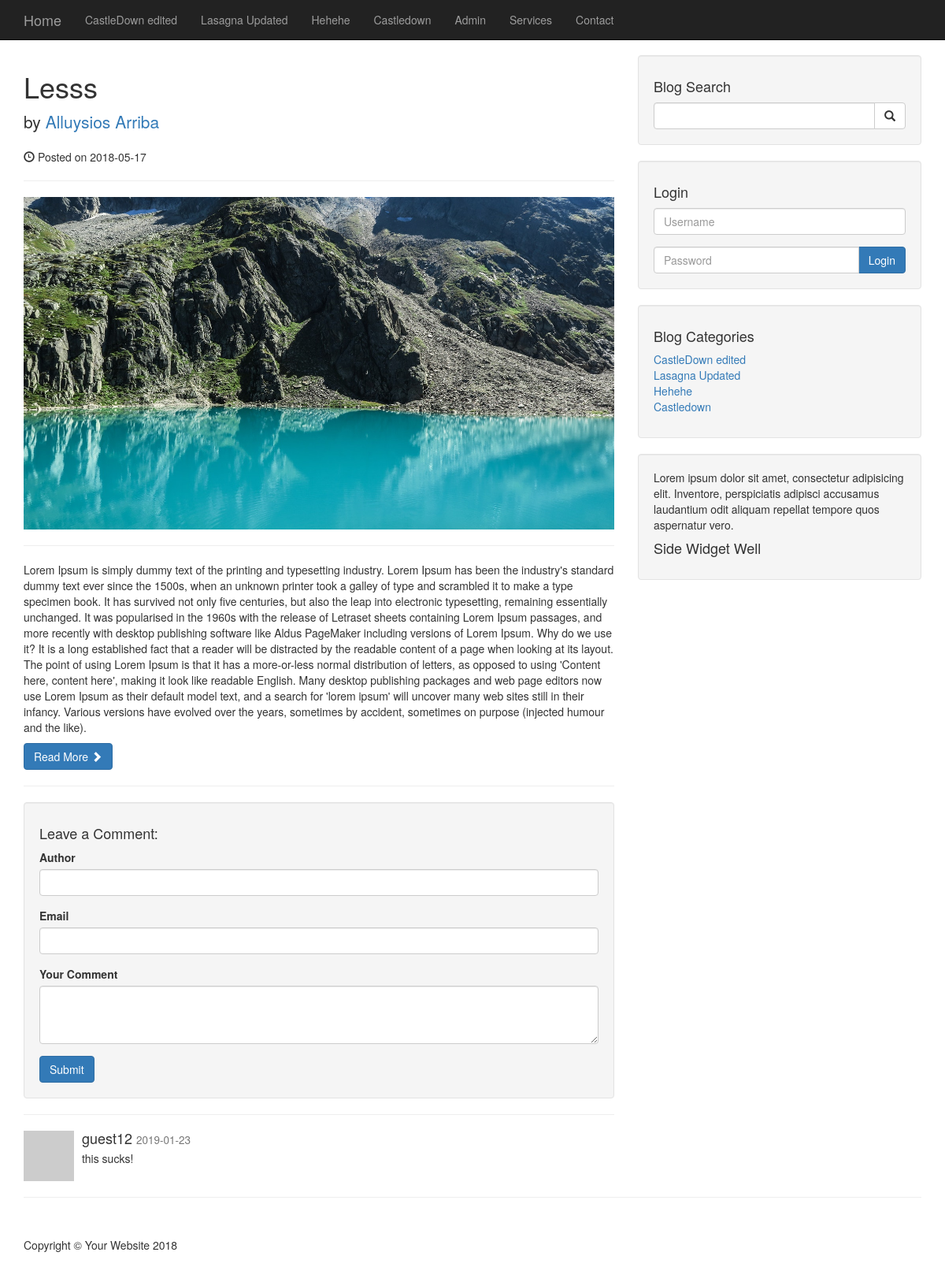
/post.php?p_id=27, run on the app's committed database.
### tables this page shows
CREATE TABLE `categories` (
  `cat_id` int(11) NOT NULL,
  `cat_title` varchar(255) NOT NULL
);

CREATE TABLE `posts` (
  `post_id` int(3) NOT NULL,
  `post_category_id` int(3) NOT NULL,
  `post_title` varchar(255) NOT NULL,
  `post_author` varchar(255) NOT NULL,
  `post_date` date NOT NULL,
  `post_image` text NOT NULL,
  `post_content` text NOT NULL,
  `post_tags` varchar(255) NOT NULL,
  `post_comment_count` int(11) NOT NULL,
  `post_status` varchar(255) NOT NULL DEFAULT 'draft'
);

CREATE TABLE `comments` (
  `comment_id` int(3) NOT NULL,
  `comment_post_id` int(3) NOT NULL,
  `comment_author` varchar(255) NOT NULL,
  `comment_email` varchar(255) NOT NULL,
  `comment_content` text NOT NULL,
  `comment_status` varchar(25) NOT NULL,
  `comment_date` date NOT NULL
);

### post.php (the view, shortened to what this page needs)
<?php include "includes/header.php" ?>
<?php include "includes/navigation.php" ?>
    <div class="container">
        <div class="row">
            <div class="col-md-8">
                <?php
                if(isset($_GET['p_id'])) {
                    $the_post_id = $_GET['p_id'];
                }
                $query = "SELECT * FROM posts WHERE post_id = $the_post_id";
                $select_all_posts_query = mysqli_query($connection, $query);
                while ($row = mysqli_fetch_assoc($select_all_posts_query)) {
                $post_title = $row['post_title'];
                $post_author = $row['post_author'];
                $post_date = $row['post_date'];
                $post_image = $row['post_image'];
                $post_content = $row['post_content'];
                ?>
                <h2>
                    <h1><?php echo $post_title ?></h1>
                </h2>
                <p class="lead">
                    by <a href="index.php"><?php echo $post_author ?></a>
                </p>
                <p><span class="glyphicon glyphicon-time"></span> Posted on <?php echo $post_date ?></p>
                <hr>
                <img class="img-responsive" src="./img/<?php echo $post_image ?>" alt="">
                <hr>
                <p><?php echo $post_content ?></p>
                <a class="btn btn-primary" href="#">Read More <span class="glyphicon glyphicon-chevron-right"></span></a>
                <hr>
                    <?php
                    }
                    ?>
                <div class="well">
                    <h4>Leave a Comment:</h4>
                    <form action="" method="POST">
                        <div class="form-group">
                            <label for="comment_author">Author</label>
                            <input type="text" class="form-control" name="comment_author" value="">
                        </div>
                        <div class="form-group">
                            <label for="comment_email">Email</label>
                            <input type="email" class="form-control" name="comment_email" value="">
                        </div>
                        <div class="form-group">
                            <label for="comment">Your Comment</label>
                            <textarea name="comment_content" class="form-control" rows="3"></textarea>
                        </div>
                        <button type="submit" name="create_comment" class="btn btn-primary">Submit</button>
                    </form>
                </div>
                <hr>
                <?php
                    $query = "SELECT * FROM comments WHERE comment_post_id = $the_post_id AND comment_status = 'approved' ORDER BY comment_id DESC";
                    $select_comment_query = mysqli_query($connection, $query);
                    while($row = mysqli_fetch_assoc($select_comment_query)) {
                        $comment_date = $row['comment_date'];
                        $comment_content = $row['comment_content'];
                        $comment_author = $row['comment_author'];
                ?>
                <div class="media">
                    <a class="pull-left" href="#">
                        <img class="media-object" src="http://placehold.it/64x64" alt="">
                    </a>
                    <div class="media-body">
                        <h4 class="media-heading"><?php echo $comment_author ?>
                            <small><?php echo $comment_date ?></small>
                        </h4>
                        <?php echo $comment_content ?>
                    </div>
                </div>
                    <?php } ?>
            </div>
            <?php include "includes/sidebar.php" ?>
        <hr>
<?php include "includes/footer.php" ?>

### includes/navigation.php (shortened to what this page needs)
<nav class="navbar navbar-inverse navbar-fixed-top" role="navigation">
        <div class="container">
            <div class="navbar-header">
                <a class="navbar-brand" href="index.php">Home</a>
            </div>
            <div class="collapse navbar-collapse" id="bs-example-navbar-collapse-1">
                <ul class="nav navbar-nav">
                <?php
                    global $connection;
                    $query = "SELECT * FROM categories";
                    $select_all_categories_query = mysqli_query($connection, $query);
                    while ($row = mysqli_fetch_assoc($select_all_categories_query)) {
                        $cat_title = $row['cat_title'];
                        echo "<li> <a href='#'>{$cat_title}</a></li>";
                    }
                ?>
                    <li>
                        <a href="admin">Admin</a>
                    </li>
                    <li>
                        <a href="#">Services</a>
                    </li>
                    <li>
                        <a href="#">Contact</a>
                    </li>
                </ul>
            </div>
        </div>
    </nav>

### includes/sidebar.php (shortened to what this page needs)
<div class="col-md-4">
        <div class="well">
            <h4>Blog Search</h4>
            <form action="search.php" method="post">
            <div class="input-group">
                <input name="search" type="text" class="form-control">
                <span class="input-group-btn">
                    <button class="btn btn-default" type="submit" name="submit">
                    <span class="glyphicon glyphicon-search"></span>
                </button>
                </span>
            </div>
            </form>
        </div>
        <div class="well">
            <h4>Login</h4>
            <form action="includes/login.php" method="post">
            <div class="form-group">
                <input name="username" type="text" class="form-control" placeholder="Username">
            </div>
            <div class="input-group">
                <input name="password" type="password" class="form-control" placeholder="Password">
                <span class="input-group-btn">
                    <button class="btn btn-primary" name="login" type="sumbit">Login</button>
                </span>
            </div>
            </form>
        </div>
        <div class="well">
            <?php
                $query = "SELECT * FROM categories";
                $select_all_categories_sidebar = mysqli_query($connection, $query);
            ?>
            <h4>Blog Categories</h4>
            <div class="row">
                <div class="col-lg-12">
                    <ul class="list-unstyled">
                    <?php
                        while ($row = mysqli_fetch_assoc($select_all_categories_sidebar)) {
                            $cat_title = $row['cat_title'];
                            $cat_id = $row['cat_id'];
                            echo "<li> <a href='category.php?category=$cat_id'>{$cat_title}</a></li>";
                        }
                    ?>
                    </ul>
                </div>
            </div>
        </div
        <?php include "widget.php" ?>
    </div>
</div>

### css/blog-home.css (style rules this page uses)
body { padding-top: 70px; }

### data on the page
categories: cat_title "CastleDown edited"
categories: cat_title "Lasagna Updated"
categories: cat_title "Hehehe"
categories: cat_title "Castledown"
posts: post_title "Lesss", post_author "Alluysios Arriba", post_date "2018-05-17", post_image (picture), post_content "Lorem Ipsum is simply dummy text of the printing and typesetting industry. Lorem Ipsum has been the industry's standard dummy text ever since the 1500s, when an unknown printer took a galley of type and scrambled it to make a type specimen book. It has survived not only five centuries, but also the leap into electronic typesetting, remaining essentially unchanged. It was popularised in the 1960s with the release of Letraset sheets containing Lorem Ipsum passages, and more recently with desktop publishing software like Aldus PageMaker including versions of Lorem Ipsum. Why do we use it? It is a long established fact that a reader will be distracted by the readable content of a page when…"
comments: comment_author "guest12", comment_date "2019-01-23", comment_content "this sucks!"
